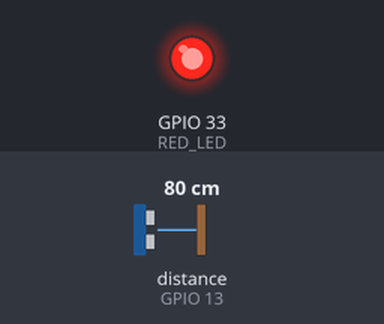
Simulated run of this sketch. Board: ESP32. Shown: output pins drawn as LEDs (lit = HIGH). Wiring (inferred from the names in the program): ultrasonic range finder: trigger GPIO 12; echo GPIO 13. The inputs (shaded band) are chosen by the test bench; at power-on: distance to the obstacle (sensor on GPIO 13) 80 cm. The echo pulse lasts 58.3 µs per cm; pins used as bus, display or sensor lines are not drawn; what the sketch prints to the serial monitor is not drawn.

Above: at 4.2 s.
4.3 s: distance to the obstacle (sensor on GPIO 13) set to 73 cm
5.8 s: distance to the obstacle (sensor on GPIO 13) set to 62 cm
At 7.2 s:
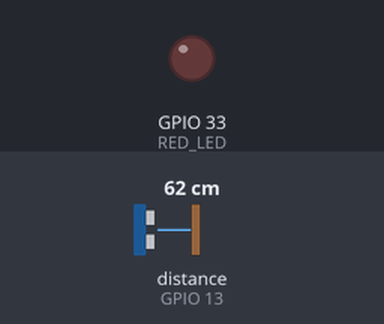
Timing chart, 0 to 8.8 s (numbered marks = the images above; inputs shaded):
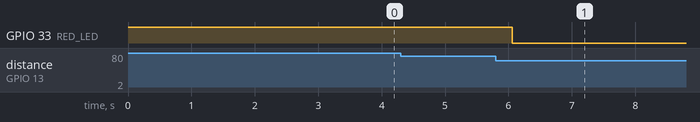

The sketch:

ultrasound_test.ino
```cpp
/*
  Ultrasonic_Motion.ino — movement detection with HC-SR04 (ESP32-CAM)
  Wiring unchanged: VCC->3.3V, GND->GND, TRIG->12, ECHO->13

  Boot with the scene EMPTY: it calibrates a baseline for ~3 s,
  then reports MOTION whenever something enters closer than baseline.
*/

#define TRIG_PIN 12
#define ECHO_PIN 13
#define RED_LED  33

// ---- tuning ----
const float    MIN_DELTA_CM   = 6.0;   // must be at least this much closer than baseline
const float    MIN_DELTA_PCT  = 0.15;  // ...or 15% of baseline, whichever is larger
const int      CONFIRM_COUNT  = 2;     // consecutive anomalous reads to declare motion
const int      CLEAR_COUNT    = 4;     // consecutive normal reads to declare clear
const uint32_t SAMPLE_MS      = 120;   // sampling rate
// ----------------

float baseline = 0;
int   anomaly_streak = 0, normal_streak = 0;
bool  in_motion = false;
uint32_t motion_events = 0;

float readCm() {
  digitalWrite(TRIG_PIN, LOW);  delayMicroseconds(3);
  digitalWrite(TRIG_PIN, HIGH); delayMicroseconds(10);
  digitalWrite(TRIG_PIN, LOW);
  uint32_t us = pulseIn(ECHO_PIN, HIGH, 30000);
  return us == 0 ? -1 : us * 0.0343f / 2.0f;
}

// median of 3 kills single-sample spikes
float readCmStable() {
  float a = readCm(); delay(15);
  float b = readCm(); delay(15);
  float c = readCm();
  if (a < 0 || b < 0 || c < 0) return -1;
  if (a > b) { float t = a; a = b; b = t; }
  if (b > c) { float t = b; b = c; c = t; }
  if (a > b) { float t = a; a = b; b = t; }
  return b;
}

void setup() {
  Serial.begin(115200);
  pinMode(TRIG_PIN, OUTPUT); pinMode(ECHO_PIN, INPUT);
  pinMode(RED_LED, OUTPUT);  digitalWrite(RED_LED, HIGH);
  digitalWrite(TRIG_PIN, LOW);

  Serial.println("\nCalibrating baseline — keep the scene EMPTY...");
  float sum = 0; int n = 0;
  uint32_t t0 = millis();
  while (millis() - t0 < 3000) {
    float d = readCmStable();
    if (d > 0) { sum += d; n++; }
    delay(100);
  }
  if (n == 0) { Serial.println("No echo during calibration — check wiring."); while (1) delay(1000); }
  baseline = sum / n;
  Serial.printf("Baseline: %.1f cm. Watching for movement...\n", baseline);
}

void loop() {
  float d = readCmStable();
  if (d < 0) { delay(SAMPLE_MS); return; }

  float threshold = baseline - max(MIN_DELTA_CM, baseline * MIN_DELTA_PCT);
  bool anomalous = d < threshold;

  if (anomalous) { anomaly_streak++; normal_streak = 0; }
  else           { normal_streak++;  anomaly_streak = 0; }

  if (!in_motion && anomaly_streak >= CONFIRM_COUNT) {
    in_motion = true;
    motion_events++;
    Serial.printf("[%8lu ms]  MOTION #%lu — object at %.1f cm (baseline %.1f)\n",
                  (unsigned long) millis(), (unsigned long) motion_events, d, baseline);
    digitalWrite(RED_LED, LOW);
  }
  if (in_motion && normal_streak >= CLEAR_COUNT) {
    in_motion = false;
    Serial.printf("[%8lu ms]  clear\n", (unsigned long) millis());
    digitalWrite(RED_LED, HIGH);
  }

  // slow baseline adaptation while the scene is clear (drift compensation)
  if (!in_motion && !anomalous) baseline = baseline * 0.995f + d * 0.005f;

  delay(SAMPLE_MS);
}
```

Measured:
- the behaviour switches between 68 and 67 cm on distance to the obstacle (sensor on GPIO 13) (found by bisection; images 0 and 1)
- after the input at 4.3 s, every drawn part: stays the same
- after the input at 5.8 s, GPIO 33 (RED_LED): HIGH → LOW after 0.26 s
